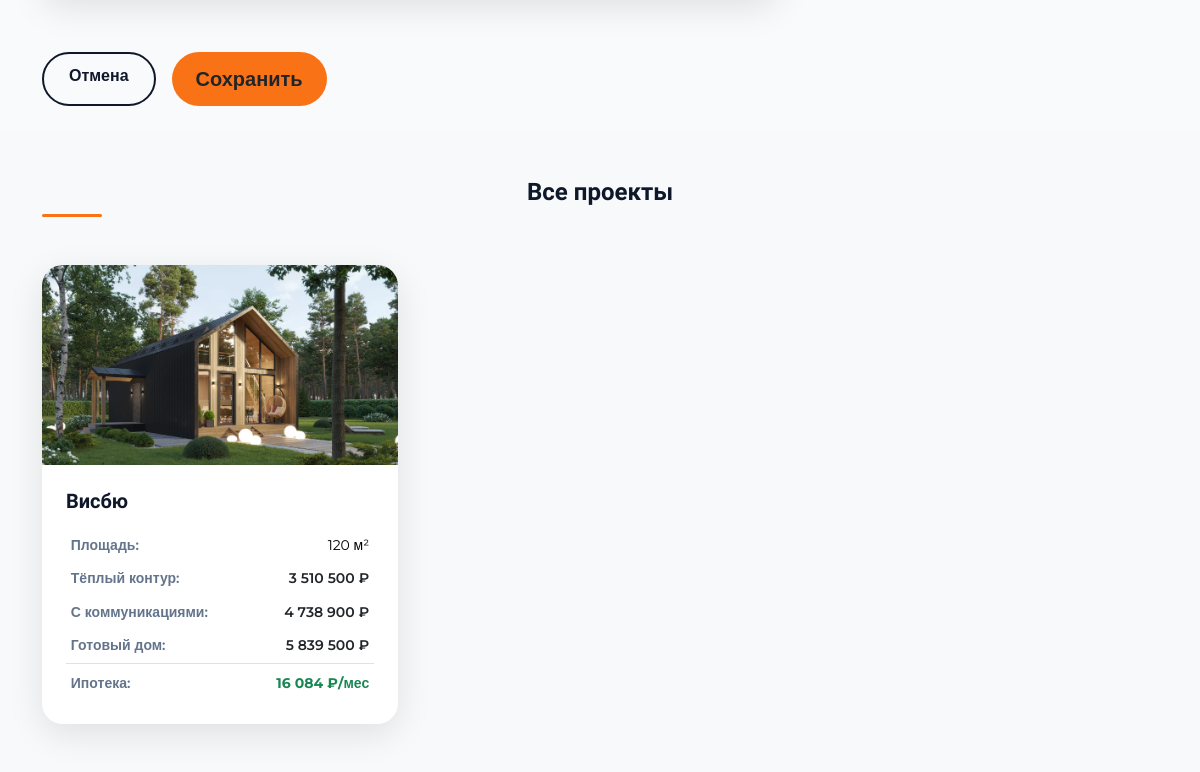
Page /admin/edit_project/1 (lower part) on the earlier database version.
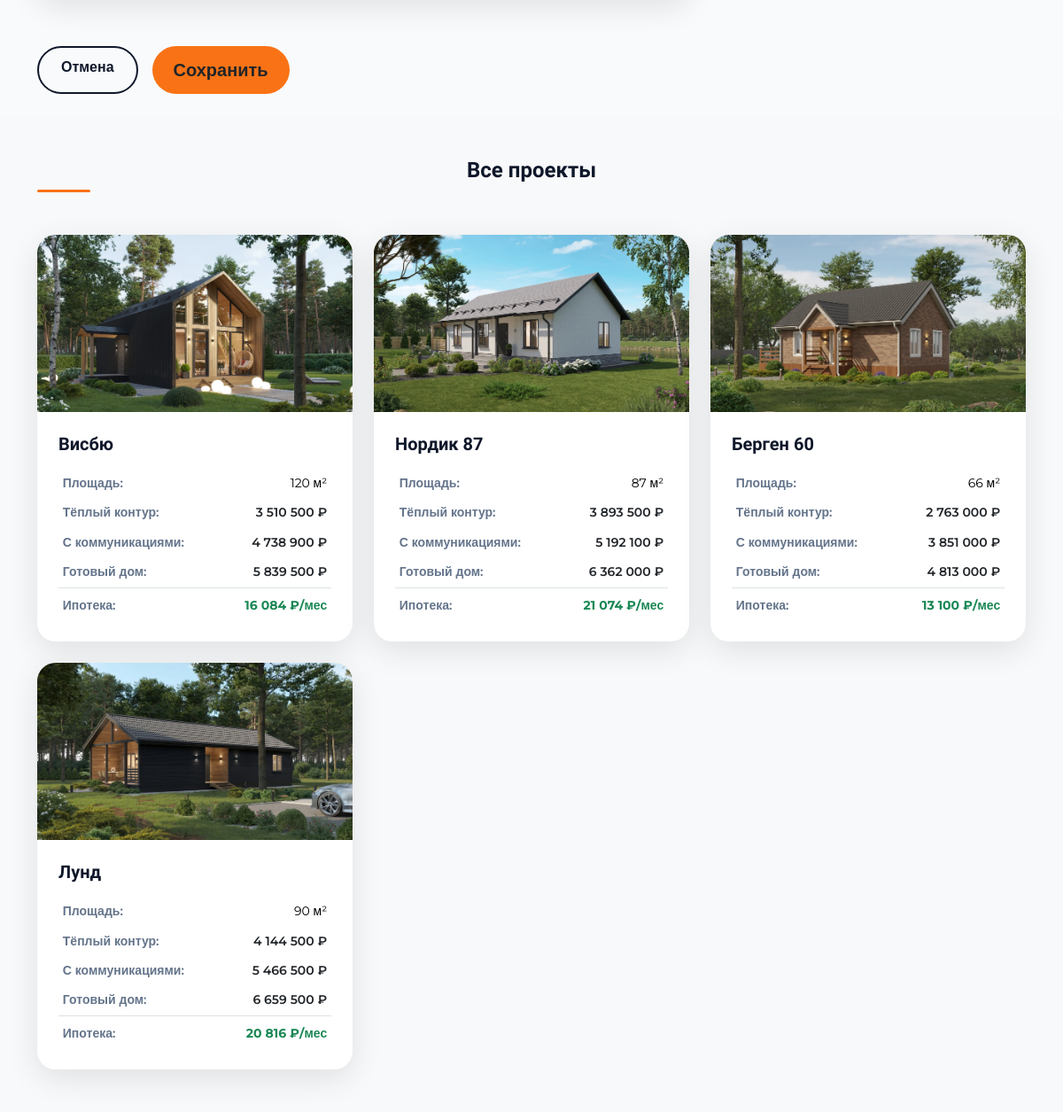
Same page on the later database version.
### app/models.py (models this page shows, shortened)
class Project(db.Model):
    __tablename__ = "projects"
    id = db.Column(db.Integer, primary_key=True)
    title = db.Column(db.String(100), unique=True, nullable=False)
    slug = db.Column(db.String(100), unique=True, nullable=False)
    description = db.Column(db.Text)
    square = db.Column(db.Integer, nullable=False)
    size = db.Column(db.String(15), nullable=False)
    price_base = db.Column(db.Integer, nullable=False)
    price_with_communications = db.Column(db.Integer)
    price_ready = db.Column(db.Integer)
    mortgage_price_per_month = db.Column(db.Integer)
    images_directory_path = db.Column(db.String(300), nullable=False)
    images = db.relationship(
        "ProjectImages",
        back_populates="project",
        cascade="all, delete-orphan",
        lazy="dynamic"
    )

class ProjectImages(db.Model):
    __tablename__ = "project_images"
    id = db.Column(db.Integer, primary_key=True)
    filename = db.Column(db.String(100), nullable=False)
    project_id = db.Column(
        db.Integer,
        db.ForeignKey(Project.id, ondelete="CASCADE"),
        nullable=False,
    )
    project = db.relationship("Project", back_populates="images")
    @property
    def url(self):
        return os.path.join('uploads', self.project.slug, self.filename)

### app/routes.py (the view, shortened to what this page needs)
@main_bp.route('/admin/edit_project/<int:id>', methods=['GET', 'POST'])
def edit_project(id):
    project = Project.query.get_or_404(id)
    projects = Project.query.all()
    images = project.images.all()
    form = ProjectForm(obj=project)
    existing_files = [img.filename for img in images]
    return render_template('edit_project.html', projects=projects, project=project, form=form, images=images, existing_files=existing_files)

### app/forms.py
class ProjectForm(FlaskForm):
    title = StringField('Название', validators=[DataRequired()])
    description = TextAreaField('Описание', validators=[DataRequired()])
    square = IntegerField('Площадь (м²)', validators=[DataRequired(), NumberRange(min=0)])
    size = StringField('Площадь участка', validators=[DataRequired()])  # теперь текст
    price_base = IntegerField('Теплый контур', validators=[DataRequired(), NumberRange(min=0)])
    price_with_communications = IntegerField('Готовые коммуникации', validators=[Optional(), NumberRange(min=0)])
    price_ready = IntegerField('Заезжай и живи', validators=[Optional(), NumberRange(min=0)])
    mortgage_price_per_month = IntegerField('В ипотеку', validators=[Optional(), NumberRange(min=0)])
    img_files = MultipleFileField("Изображение", validators=[
        FileAllowed(['jpg', 'jpeg', 'png', 'webp'], "Допустимы только изображения")
    ])
    submit = SubmitField('Сохранить')

### app/templates/edit_project.html (shortened to what the changed rows need)
<!DOCTYPE html>
<html lang="ru">
    <head>
        <link href="https://cdn.jsdelivr.net/npm/bootstrap@5.3.2/dist/css/bootstrap.min.css" rel="stylesheet" />
        <link href="https://cdn.jsdelivr.net/npm/bootstrap-icons@1.11.1/font/bootstrap-icons.css" rel="stylesheet" />
    </head>
    <body>
        <section id="projects" class="py-5 bg-light">
            <div class="container">
                <h2 class="section-title text-center mb-5">Все проекты</h2>
                <div class="row g-4">
                    {% for project in projects %}
                    <div class="col-md-6 col-lg-4">
                        <a href="{{ url_for('main.edit_project', id=project.id) }}" class="text-decoration-none text-reset">
                            <div class="project-card h-100">
                                <div class="project-image-wrapper">
                                    {% if project.images.first() %}
                                    <img src="{{ url_for('static', filename=project.images.first().url) }}" class="card-img-top" alt="Проект дома {{ project.title }}" style="height: 200px; object-fit: cover;">
                                    {% else %}
                                    <div class="h-100 d-flex align-items-center justify-content-center bg-secondary text-white" style="height: 200px;">
                                        <i class="bi bi-house display-4"></i>
                                    </div>
                                    {% endif %}
                                </div>
                                <div class="card-body p-4">
                                    <h5 class="fw-semibold mb-3">{{ project.title }}</h5>
                                    <table class="table table-borderless text-secondary small mb-0 compact-table">
                                        <tbody>
                                            <tr>
                                                <th>Площадь:</th>
                                                <td class="text-end">{{ project.square }} м²</td>
                                            </tr>
                                            <tr>
                                                <th>Тёплый контур:</th>
                                                <td class="text-end text-dark fw-semibold">{{ "{:,}".format(project.price_base).replace(',', ' ') }} ₽</td>
                                            </tr>
                                            <tr>
                                                <th>С коммуникациями:</th>
                                                <td class="text-end text-dark fw-semibold">{{ "{:,}".format(project.price_with_communications).replace(',', ' ') }} ₽</td>
                                            </tr>
                                            <tr>
                                                <th>Готовый дом:</th>
                                                <td class="text-end text-dark fw-semibold">{{ "{:,}".format(project.price_ready).replace(',', ' ') }} ₽</td>
                                            </tr>
                                            <tr class="border-top">
                                                <th class="pt-2">Ипотека:</th>
                                                <td class="text-end fw-bold pt-2 text-success">{{ "{:,}".format(project.mortgage_price_per_month).replace(',', ' ') }} ₽/мес</td>
                                            </tr>
                                        </tbody>
                                    </table>
                                </div>
                            </div>
                        </a>
                    </div>
                    {% endfor %}
                </div>
            </div>
        </section>
    </body>
</html>

Differences in the rows shown:
added Project: slug.filename (picture), title "Нордик 87", square "87", price_base "3 893 500", price_with_communications "5 192 100", price_ready "6 362 000", mortgage_price_per_month "21 074"
added Project: slug.filename (picture), title "Берген 60", square "66", price_base "2 763 000", price_with_communications "3 851 000", price_ready "4 813 000", mortgage_price_per_month "13 100"
added Project: slug.filename (picture), title "Лунд", square "90", price_base "4 144 500", price_with_communications "5 466 500", price_ready "6 659 500", mortgage_price_per_month "20 816"
